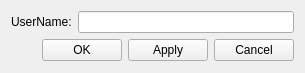
<?xml version="1.0" encoding="UTF-8"?>
<ui version="4.0">
 <class>SettingForm</class>
 <widget class="QWidget" name="SettingForm">
  <property name="geometry">
   <rect>
    <x>0</x>
    <y>0</y>
    <width>305</width>
    <height>73</height>
   </rect>
  </property>
  <property name="windowTitle">
   <string>Form</string>
  </property>
  <layout class="QVBoxLayout" name="verticalLayout">
   <item>
    <layout class="QHBoxLayout" name="horizontalLayout_2">
     <item>
      <widget class="QLabel" name="label">
       <property name="text">
        <string>UserName:</string>
       </property>
      </widget>
     </item>
     <item>
      <widget class="QLineEdit" name="userNameLineEdit"/>
     </item>
    </layout>
   </item>
   <item>
    <layout class="QHBoxLayout" name="horizontalLayout_3">
     <item>
      <spacer name="horizontalSpacer">
       <property name="orientation">
        <enum>Qt::Horizontal</enum>
       </property>
       <property name="sizeHint" stdset="0">
        <size>
         <width>40</width>
         <height>20</height>
        </size>
       </property>
      </spacer>
     </item>
     <item>
      <layout class="QHBoxLayout" name="horizontalLayout">
       <item>
        <widget class="QPushButton" name="okButton">
         <property name="text">
          <string>OK</string>
         </property>
        </widget>
       </item>
       <item>
        <widget class="QPushButton" name="applyButton">
         <property name="text">
          <string>Apply</string>
         </property>
        </widget>
       </item>
       <item>
        <widget class="QPushButton" name="cancelButton">
         <property name="text">
          <string>Cancel</string>
         </property>
        </widget>
       </item>
      </layout>
     </item>
    </layout>
   </item>
  </layout>
 </widget>
 <resources/>
 <connections/>
</ui>
